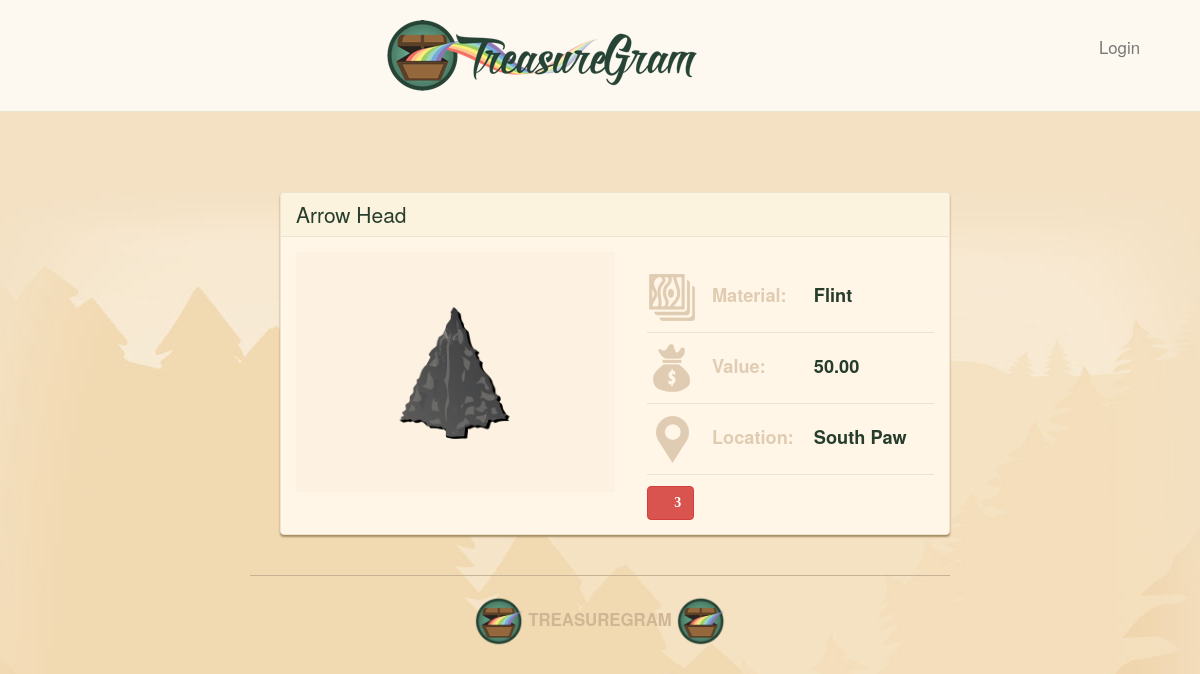
The app's page /12/ with its own data.
### main_app/models.py (models this page shows, shortened)
class Treasure(models.Model):
    user = models.ForeignKey(User)
    name = models.CharField(max_length=100)
    value = models.DecimalField(max_digits=10,decimal_places=2)
    material = models.CharField(max_length=100)
    location = models.CharField(max_length=100)
    image = models.ImageField(upload_to='treasure_images',default='media/default.png')
    likes = models.IntegerField(default=0)

### main_app/views.py (the view)
# urls.py: url(r'^([0-9]+)/$', views.detail, name = 'detail'),
def detail(request, treasure_id):
    treasure = Treasure.objects.get(id=treasure_id)
    return render(request, 'detail.html', {'treasure': treasure})

### main_app/templates/detail.html
{% extends 'base.html' %}
{% load staticfiles %}
{% block content %}
<main class="container container">
   <div class="treasure panel panel-default">
            <div class="panel-heading">
                <h2 class="panel-title">{{ treasure.name }}</h2>
            </div>
            <div class="panel-body">
                    <div class="treasure-photo-detail">
                        <img src="{{ treasure.image.url }}" height="200">
                    </div>
                <table class="treasure-table">
                    <tr>
                        <th>
                            <img src="{% static 'images/material-icon.png' %}">
                            Material:
                        </th>
                        <td>{{ treasure.material }}</td>
                    </tr>
                    <tr>
                        <th>
                            <img src="{% static 'images/value-icon.png' %}">
                            Value:
                        </th>
                            <td>{% if treasure.value > 0 %}
                                    {{ treasure.value }}
                                {% else %}
                                    Unknown
                                {% endif %}</td>
                    </tr>
                    <tr>
                        <th>
                            <img src="{% static "images/location-icon.png" %}" alt="Location Icon">
                            Location:
                        </th>
                        <td>{{ treasure.location }}</td>
                    </tr>
                </table>
                <button id ="likes" data-id="{{treasure.id}}" class="btn btn-mini btn-danger glyphicon glyphicon-heart" type="button">
                    {% if treasure.likes > 0 %} {{ treasure.likes }} {% endif %}
                </button>
        </div>
    </div>
</main>
{% endblock %}

### main_app/static/style.css (style rules this page uses)
body { background: #f3e1c5 url(images/brand-bg.jpg) no-repeat center top; color: #263d2c; }
.container { max-width: 700px; padding-top: 40px; }
.panel { background: #fff6e8; border-color: #ece4cf; box-shadow: 0 2px 2px #a58d65; }
.panel-default .panel-heading { background: #fbf3dd; border-color: #ece4cf; }
.panel-body { position: relative; }
.panel-title { font-size: 1.5em; color: #263d2c; }
.treasure { margin-bottom: 20px; }
.treasure:last-child { margin-bottom: 0; }
.treasure-photo-detail { background: #fdf2e1; float: left; margin-right: 5%; padding: 20px; position: relative; text-align: center; width: 50%; }
.treasure-table { float: left; margin-top: 10px; width: 45%; }
.treasure-table img { margin-right: 10px; }
.treasure-table tr { border-bottom: 1px solid #ece4cf; }
.treasure-table td, .treasure-table th { font-weight: bold; font-size: 1.3em; padding-bottom: 10px; padding-top: 10px; vertical-align: baseline; }
.treasure-table th { color: #e0ccb2; white-space: nowrap; }
.treasure-table td:last-child { padding-left: 20px; width: 100%; }
.btn { margin-top: 10px; font-weight: bold; font-size: 14px; }

### records on screen
Treasure: name "Arrow Head", image (picture), material "Flint", value "50.00", location "South Paw", likes "3"
